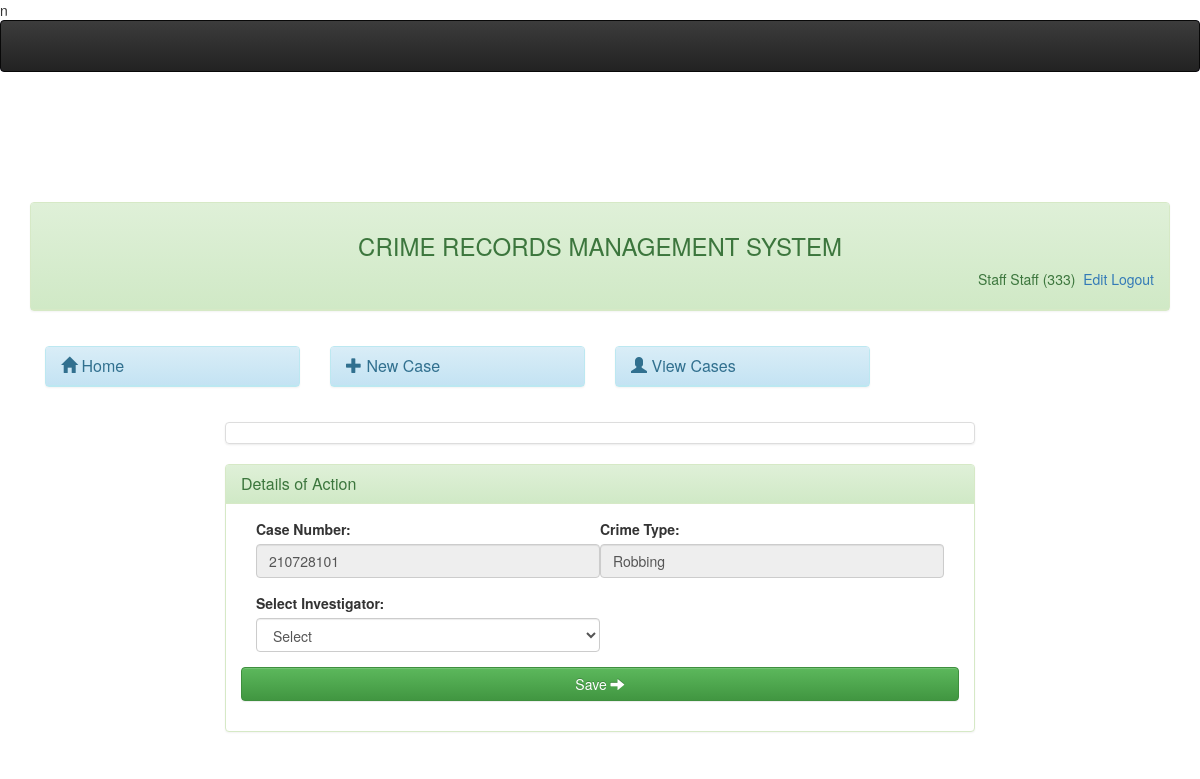
Page /officer/assigncase.php?caseid=210728101 (signed in) on the committed database.
### tables this page shows
CREATE TABLE `userlogin` (
  `id` int(11) NOT NULL,
  `staffid` varchar(20) NOT NULL,
  `status` varchar(50) NOT NULL,
  `password` varchar(50) NOT NULL,
  `surname` varchar(50) NOT NULL,
  `othernames` varchar(50) NOT NULL
);

CREATE TABLE `case_table` (
  `case_id` varchar(20) NOT NULL,
  `statement` varchar(200) NOT NULL,
  `caseid` int(11) NOT NULL,
  `date_added` datetime DEFAULT NULL,
  `staffid` varchar(30) NOT NULL,
  `case_type` varchar(50) NOT NULL,
  `status` varchar(50) NOT NULL,
  `cid` varchar(20) NOT NULL DEFAULT 'Not Yet',
  `complete_date` date NOT NULL,
  `diaryofaction` varchar(200) NOT NULL,
  `highlight` VARCHAR(50) DEFAULT NULL
);

### officer/session.php (called while the page is built, shortened)
<?php
$session_id=$_SESSION['staffid'];
?>

### officer/assigncase.php (the view, shortened to what this page needs)
n<?php
include('header.php');
include('dbconnect.php');
 ?>
<div class="container-fluid">
      <?php include('menubar.php')?>
	<?php
	$caseid=$_GET['caseid'];
	$casetype='';
	$query=mysqli_query($dbcon,"select * from case_table where case_id='$caseid'");
		while($row = mysqli_fetch_array($query)){
						    	$casetype=$row['case_type'];
}
	?>
<div class="container-fluid">
	<div class="col-md-2"></div>
	<div class="col-md-8">
		<ul class="list-group" id="myinfo" >
			<li class="list-group-item" id="mylist"></li>
		</ul>
			<div class="panel panel-success">
					  	<div class="panel-heading">
					  		<h3 class="panel-title">Details of Action</h3>
					  	</div>
			<div class="panel-body">
			 <div class="container-fluid">
					<form class="form-horizontal" action="saveassigncase.php" method="post" role="form">
					  	<div class="form-row">
					  	<div class="col-md-6">
					  		<div class="form-group">
					    		<label for="">Case Number:</label>
					    		  <input type="text" readonly="" class="form-control" name="caseid" value="<?php echo $caseid?>">
					  		</div>
					  	</div>
					  	<div class="col-md-6">
					  		<div class="form-group">
					    		<label for="">Crime Type:</label>
					    		  <input type="text" class="form-control" readonly="" name="crime" value="<?php echo $casetype?>">
					  		</div>
					  	</div>
					  	 </div>
					  	<div class="form-row">
					  	<div class="col-md-6">
					  	<div class="form-group">
									    <label for="">Select Investigator:</label>
									    <select class="form-control" name="investigator" id ="crime">
									    <option selected="selected" value="">Select</option>
										?> </select>
							 </div>
						</div>
					  	 </div>
					  <div class="form-group">
					  <button  type="submit" name="saveassign" class="btn btn-success form-control">Save
					  <span class="glyphicon glyphicon-arrow-right" aria-hidden="true"></span>
					  </button>
					</div>
					</form>
				</div>
			</div>
		</div>
	</div>
	<div class="col-md-2"></div>
</div>
</body>
</html>

### officer/menubar.php
<div class="col-md-12">
	<div class="panel panel-success">
		<div class="panel-heading" style="padding-bottom: 40px;">
			<center><h3>CRIME RECORDS MANAGEMENT SYSTEM</h3></center>
					<?php
					include('session.php');
					include('dbconnect.php');
					$query= mysqli_query($dbcon,"select * from userlogin where staffid = '$session_id'")or die(mysql_error());
					$row = mysqli_fetch_array($query);
					?>
                           <span class="pull-right">
                              <?php echo $row['surname']." ". $row['othernames']." (" .$row['staffid'].")";  ?>
                                 <a href="profile.php"><i class="icon-signout icon-large"></i>&nbsp;Edit</a><a href="logout.php"><i class="icon-signout icon-large"></i>&nbsp;Logout</a>
                                 </span>
                   </div>
		</div>
		<div class="panel-body">
			<div class="row">
				<div class="col-md-3">
					<div class="panel panel-info">
						<div class="panel-heading">
							<h3 class="panel-title"> <a href="index.php">
								<span class="glyphicon glyphicon-home" aria-hidden="true"></span> Home</a>
						</div>
					</div>
				</div>
				<div class="col-md-3">
					<div class="panel panel-info">
						<div class="panel-heading">
							<h3 class="panel-title"> <a href="addcompl.php">
								<span class="glyphicon glyphicon-plus" aria-hidden="true"></span>
							New Case</a>
							</h3>
						</div>
					</div>
				</div>
				<div class="col-md-3">
					<div class="panel panel-info">
						<div class="panel-heading">
							<h3 class="panel-title"> <a href="caseview.php">
								<span class="glyphicon glyphicon-user" aria-hidden="true"></span> View Cases</a>
						</div>
					</div>
				</div>
			</div>
		</div>
	</div>
</div>

### officer/assets/css/simple-sidebar.css (style rules this page uses)
body { overflow-x: hidden; }

### rows in the picture
userlogin: surname "Staff", othernames "Staff", staffid "333"
case_table: crime "Robbing"
